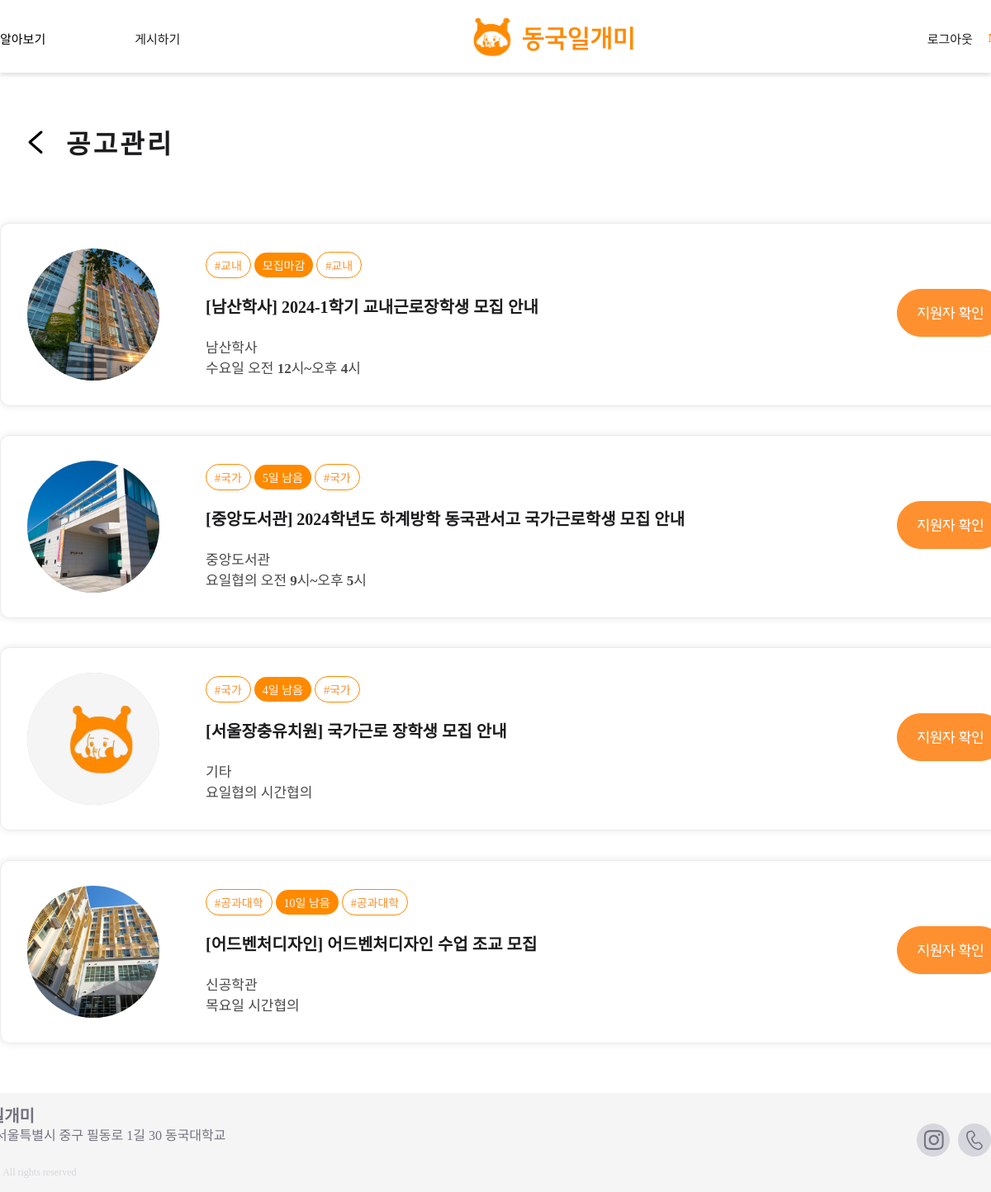
Page /users/staff-mypost/ (signed in) on the committed database.
### main/models.py (models this page shows, shortened)
class Post(models.Model):
    writer = models.ForeignKey(User, null=False, blank=False, on_delete=models.CASCADE)
    title = models.CharField(max_length=50)
    organization = models.CharField(max_length=50, null=True)
    department = models.CharField(max_length=50, null=True)
    is_income_bracket = models.PositiveIntegerField(null=False, default=0) #boolean
    start_date = models.DateField(null=True)
    end_date = models.DateField(null=True)
    deadline = models.DateField(null=True)
    day_left = models.IntegerField(null=True)
    place = models.CharField(max_length=50, blank=False)
    time = models.TextField(null=False)
    recruitment = models.PositiveIntegerField(default=0)
    wage = models.PositiveIntegerField(null=True, default=0)
    body = models.TextField()
    file = models.ImageField(upload_to="post/", blank=True, null=True)
    pub_date = models.DateTimeField()
    scrap = models.ManyToManyField(User, related_name='scraped', blank=True, default=None)
    scrap_count = models.PositiveIntegerField(default=0)
    applicated_count = models.PositiveIntegerField(default=0)

### users/views.py (the view)
# urls.py: path('staff-mypost/', staff_mypost, name="staff-mypost"),
def staff_mypost(request):
    posts = Post.objects.filter(writer=request.user.id)
    return render(request, 'users/staff_mypost.html', {'posts':posts})

### users/templates/users/staff_mypost.html (shortened to what this page needs)
{% extends 'base.html' %}
{% load static %}
{% block content %}
<link
    rel="stylesheet"
    type="text/css"
    href="{% static 'css/users/staff_mypost.css'%}"
/>
<div class="test">
<div class="content" id="header">
    <a href="javascript:history.back()">
        <img src="{% static 'images/icons/vector.svg' %}" id="vector">
    </a>
    <span class="Capital Caption" style="margin-left:-0.5em; margin-bottom:0.5em;">공고관리</span>
</div>
<div class="content" id="main2">
    {% if posts %}
        {% for post in posts %}
        <div class="card">
            <span class="photo">
                <span class="architecture">
                    {% if post.place == '경영/사회과학관' %}
                        <img src="{% static 'images/buildings/경영사회과학관.png' %}" alt="cardImage">
                    {% elif post.place == '과학관' %}
                        <img src="{% static 'images/buildings/과학관.png' %}" alt="cardImage" >
                    {% elif post.place == '남산학사' %}
                        <img src="{% static 'images/buildings/남산학사.png' %}" alt="cardImage" >
                    {% elif post.place == '다향관' %}
                        <img src="{% static 'images/buildings/다향관.png' %}" alt="cardImage" >
                    {% elif post.place == '명진관' %}
                        <img src="{% static 'images/buildings/명진관.png' %}" alt="cardImage" >
                    {% elif post.place == '법학/만해관' %}
                        <img src="{% static 'images/buildings/법학만해관.png' %}" alt="cardImage" >
                    {% elif post.place == '본관' %}
                        <img src="{% static 'images/buildings/본관.png' %}" alt="cardImage" >
                    {% elif post.place == '신공학관' %}
                        <img src="{% static 'images/buildings/신공학관.png' %}" alt="cardImage" >
                    {% elif post.place == '원흥관' %}
                        <img src="{% static 'images/buildings/원흥관.png' %}" alt="cardImage" >
                    {% elif post.place == '정보문화관' %}
                        <img src="{% static 'images/buildings/정보문화관.png' %}" alt="cardImage" >
                    {% elif post.place == '중앙도서관' %}
                        <img src="{% static 'images/buildings/중앙도서관.png' %}" alt="cardImage" >
                    {% elif post.place == '학림관' %}
                        <img src="{% static 'images/buildings/학림관.png' %}" alt="cardImage" >
                    {% elif post.place == '학술문화관' %}
                        <img src="{% static 'images/buildings/학술문화관.png' %}" alt="cardImage" >
                    {% elif post.place == '혜화관' %}
                        <img src="{% static 'images/buildings/혜화관.png' %}" alt="cardImage" >
                    {% elif post.place == '기타' %}
                        <img src="{% static 'images/buildings/기타.png' %}" alt="cardImage" >
                    {% endif %}
                </span>
            </span>
            <span class="detail">
                <div class="information">
                    <span class="info classification small orange">
                        #{{post.department}}
                    </span>
                    <span class="info date small white">
                        {% if post.day_left >= 0 %}
                            {{ post.day_left }}일 남음
                        {% else %}
                            모집마감
                        {% endif %}
                    </span>
                    <span class="info classification small orange">
                        #{{post.department}}
                    </span>
                </div>
                <a class="title Caption big" href="{% url 'main:post-detail' post.id %}">
                    [{{post.organization}}] {{post.title}}
                </a>
                <div class="Caption light up">
                    <div>{{post.place}}</div>
                    <div>{{post.time}}</div>
                </div>
            </span>
            <a href="{% url 'users:staff-appslist' post.id %}" class="more_info">
                <img src="{% static 'images/icons/check_applicator.svg' %}"/>
            </a>
        </div>
        {% endfor %}
    {% endif %}
</div>
</div>
{% endblock %}

### project/static/css/shared/topnav.css (style rules this page uses)
.Caption { color: #1C1C1E; font-family: "SUITE Variable"; font-size: 15px; font-style: normal; font-weight: 550; line-height: normal; }
a { display: inline-block; white-space: nowrap; text-decoration-line: none; }
a { color: inherit; text-decoration: none; }

### project/static/css/users/staff_mypost.css (style rules this page uses)
.test { display: flex; flex-direction: column; width: 100%; max-width: 1300px; }
.content { display: flex; flex-direction: column; width: 73vw; max-width: 1300px; gap: 10px; }
@media (min-width: 1051px) { .content { align-items: start; justify-content: center; } }
#header { width: 100%; margin-top: 0px; flex-direction: row; align-items: center; justify-content: flex-start; }
#vector { width: 86px; height: 74px; }
#main2 { width: 100%; margin-top: 3em; gap: 2.2em; margin-bottom: 60px; }
.card { position: relative; display:flex; width: 1300px; height: 13.75em; flex-shrink: 0; border-radius: 0.75em; border: 1px solid #EBEBEB; background: #FFF; box-shadow: 0px 0px 10px 0px rgba(0, 0, 0, 0.10); align-items: center; }
.photo { margin-left: 2em; }
.architecture { display:flex; width: 10em; height: 10em; border-radius:50%; background-color: #D3D3D3; overflow: hidden; }
.detail { margin-left: 3.5em; margin-right: 6.25em; }
.information { margin-bottom: 19px; }
.information .info { display: inline-block; }
.classification { display: flex; padding: 5px 10px; justify-content: center; align-items: center; gap: 8px; flex-shrink: 0; border-radius: 30px; border: 1px solid #FF8A00; background: #FFF; }
.date { display: flex; padding: 5px 10px; justify-content: center; align-items: center; gap: 8px; flex-shrink: 0; border-radius: 30px; background: #FF8A00; }
.more_info { margin-left: auto; margin-right: 5.31em; }
.Capital { font-size: 32px; font-style: normal; font-weight: 700; line-height: 10px; letter-spacing: 3.2px; }
.orange { color:#FE902F; }
.white { color: #FFF; }
.small { font-size: 14px; font-weight: 500; }
.big { font-size: 20px; font-weight: 600; }
.light { color: rgba(28, 28, 30, 0.80); font-size: 17px; }
.up { margin-top: 22px; }

### project/templates/base.html (style rules this page uses)
body { display: flex; flex-direction: column; min-height: 100vh; margin: 0; }

### rows in the picture
Post: department "교내", day_left "모집마감", organization "남산학사", title "2024-1학기 교내근로장학생 모집 안내", place "남산학사", time "수요일 오전 12시~오후 4시"
Post: department "국가", day_left "5", organization "중앙도서관", title "2024학년도 하계방학 동국관서고 국가근로학생 모집 안내", place "중앙도서관", time "요일협의 오전 9시~오후 5시"
Post: department "국가", day_left "4", organization "서울장충유치원", title "국가근로 장학생 모집 안내", place "기타", time "요일협의 시간협의"
Post: department "공과대학", day_left "10", organization "어드벤처디자인", title "어드벤처디자인 수업 조교 모집", place "신공학관", time "목요일 시간협의"
